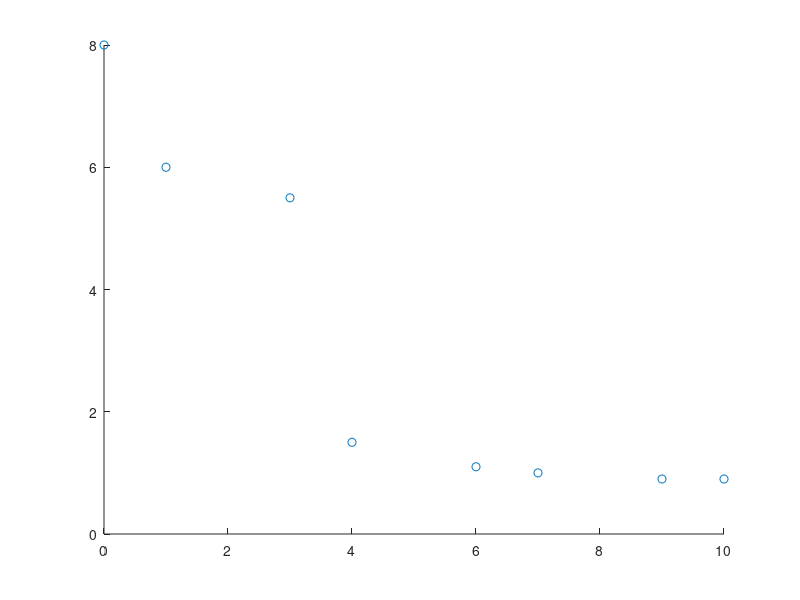

Recreate this plot in MATLAB.
t = [0 1 3 4 6 7 9 10];
f = [8 6 5.5 1.5 1.1 1 0.9 0.9];
df = [-2 -0.35 -0.67 -0.6 -0.04 -0.08 0 0];

scatter(t,f,'r*');
hold on;

% Calculate the step
h = [];
for i = 1:length(t)-1
	h = [h t(i+1)-t(i)];
end

% Construct the matrix for the linear equation system
A(1,1) = 2*h(1);
A(length(t),length(t)) = 2*h(7);
for i = 2:length(h)-1
	A(i,i-1) = h(i);
	A(i,i) = 2*(h(i-1)+h(i));
	A(i,i+1) = h(i);
end

% Construct b for linear equation system
y = [(f(2)-f(1))/h(1)-df(1)];
for i = 1:length(t)-2
	y = [y; (f(i+2)-f(i+1))/h(i+1) - (f(i+1)-f(i))/h(i)];
end
y = 6*[y; df(8)-(f(8)-f(7))/h(1)];

% Solve the linear system for m
m = inv(A)*y;

% Construct the coefficient vectors
a = [];
b = [];
c = [];
d = [];
for i = 1:length(m)-1
	a = [a; f(i)];
	b = [b; (f(i+1)-f(i))/h(i) - h(i)/2*m(i) - h(i)/6*(m(i+1)-m(i))];
	c = [c; 1/2*m(i)];
	d = [d; (m(i+1)-m(i))/(6*h(i))];
end

% Construct the polynomials for each interval and plot them
for i = 1:length(t)-1
	x = linspace(t(i),t(i+1),100);
	y = a(i) + b(i).*(x-t(i)) + c(i).*(x-t(i)).^2 + d(i)*(x-t(i)).^3;
	plot(x,y);
end